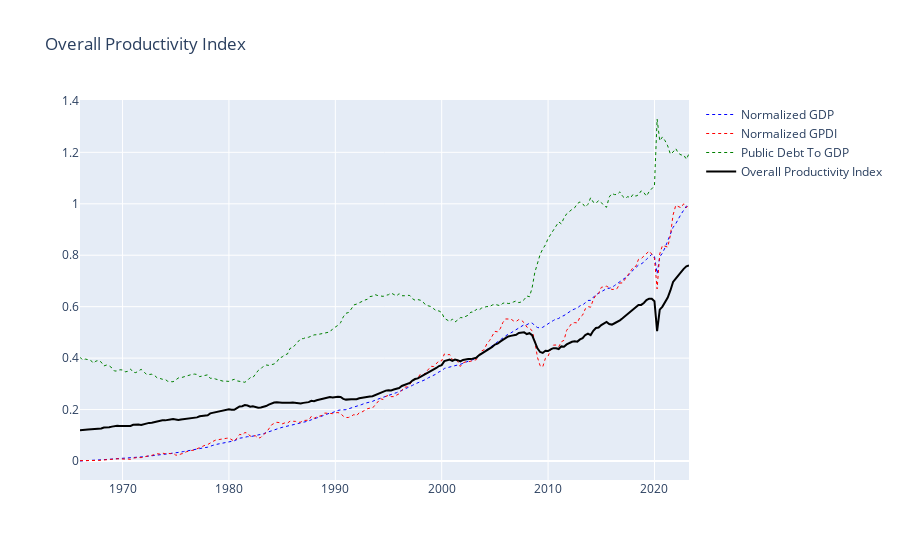

The code cell stored with this chart in its notebook:
### Code cell
# Plot Resulting Productivity Data

fig = go.Figure()
fig.add_trace(go.Scatter(
    x = norm_productivity_df['Date'],
    y = norm_productivity_df['Normalized GDP'],
    line = dict(color='blue', width=1, dash='dot'),
    showlegend=True,
    name="Normalized GDP"
))

fig.add_trace(go.Scatter(
    x = norm_productivity_df['Date'],
    y = norm_productivity_df['Normalized GPDI'],
    line = dict(color='red', width=1, dash='dot'),
    showlegend=True,
    name="Normalized GPDI"
))
fig.add_trace(go.Scatter(
    x = norm_productivity_df['Date'],
    y = norm_productivity_df['Public Debt To GDP'],
    line = dict(color='green', width=1, dash='dot'),
    showlegend=True,
    name="Public Debt To GDP"
))
fig.add_trace(go.Scatter(
    x = norm_productivity_df['Date'],
    y = norm_productivity_df['Overall Productivity Index'],
    line = dict(color='black', width=2),
    showlegend=True,
    name="Overall Productivity Index"
))

fig.update_layout(
    title="Overall Productivity Index"
)

### Figure 1 — Plotly figure (JSON) as saved in the notebook; plotly's stock layout.template omitted (floating-point values rounded to 4 significant figures; data arrays with more than 128 entries replaced by an {"elided": "..."} marker saying what was removed)
{"data": [{"line": {"color": "blue", "dash": "dot", "width": 1}, "name": "Normalized GDP", "showlegend": true, "type": "scatter", "x": {"elided": "230 str values"}, "y": {"elided": "230 float values"}}, {"line": {"color": "red", "dash": "dot", "width": 1}, "name": "Normalized GPDI", "showlegend": true, "type": "scatter", "x": {"elided": "230 str values"}, "y": {"elided": "230 float values"}}, {"line": {"color": "green", "dash": "dot", "width": 1}, "name": "Public Debt To GDP", "showlegend": true, "type": "scatter", "x": {"elided": "230 str values"}, "y": {"elided": "230 float values"}}, {"line": {"color": "black", "width": 2}, "name": "Overall Productivity Index", "showlegend": true, "type": "scatter", "x": {"elided": "230 str values"}, "y": {"elided": "230 float values"}}], "layout": {"title": {"text": "Overall Productivity Index"}}}
